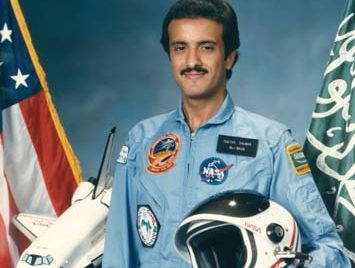
#> input picture LAB 2/image.jpg, 355 x 268 px
$ jupyter execute --allow-errors AI361-LAB2.ipynb
#> lines starting #> are read from the running program, lines starting #| are printed output that depends on the picture; after the words box and inside, x2 and y2 are one past the last pixel; in counts of white or black regions, pixels touching at a corner belong together
[cell 1]
from skimage import io,exposure,color
import numpy as np

[cell 2]
image = io.imread("image.jpg")
#> image is the input picture: shape (268, 355, 3); mean R, G, B 111.5, 130.1, 135.1

[cell 3]
image1_shuttle = image[150:, 0:100]
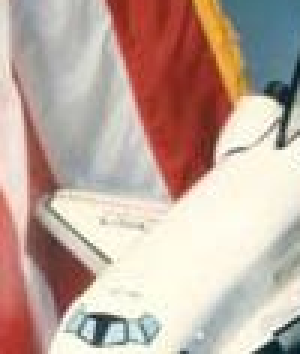
#> image1_shuttle: shape (118, 100, 3) (shown 3 times larger); mean R, G, B 191.6, 169.1, 158
#> (the rest of this cell did not finish here and is left out)

[cell 4]
red = image.copy()[0:200,150:300,0]
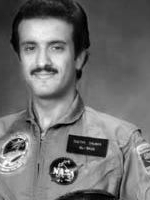
#> red: shape (200, 150); min 0, max 255, mean 111.9

green = image.copy()[0:200,150:300,1]
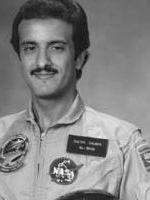
#> green: shape (200, 150); min 14, max 255, mean 132.2

blue = image.copy()[0:200,150:300,2]
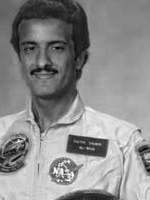
#> blue: shape (200, 150); min 0, max 255, mean 139.8

[cell 5]
io.imshow(red)
io.show()

[cell 6]
io.imshow(green)
io.show()

[cell 7]
io.imshow(blue)
io.show()

### Red channel is 0
### Green channel is 1
### Blue channel is 2

### Extra Challenge

[cell 8]
image2 = image.copy()
white_threshold = 220
black_threshold = 35
for i in range(image2.shape[0]):
    for j in range(image2.shape[1]):
        r,g,b = image2[i,j]
        if r>=white_threshold and g>=white_threshold and b >=white_threshold:
            image2[i,j,0] = 255
            image2[i,j,1]=0
            image2[i,j,2]=0

        if r<=black_threshold and g<=black_threshold and b<=black_threshold:
            image2[i,j,0]=0
            image2[i,j,1]=0
            image2[i,j,2]=255
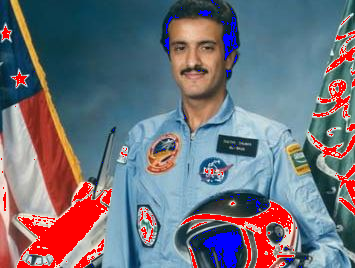
#> image2: shape (268, 355, 3); 8.3% of pixels changed, all inside (x1, y1, x2, y2) = (1, 0, 355, 268)
io.imshow(image2)
io.show()

### TASK 2

[cell 9]
from skimage import io,exposure

[cell 10]
dog = io.imread("Dog.png")
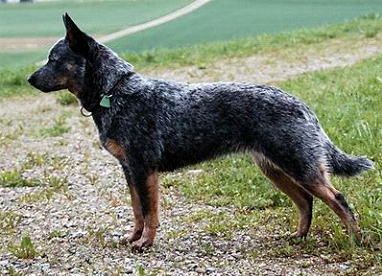
#> input picture LAB 2/Dog.png, 382 x 276 px
#> dog is the input picture: shape (276, 382, 4); mean R, G, B, A 128.5, 135.3, 114.8, 255
gamma = float(input("Insert the level of brightness you want (brighter<1, same = 1, darker >1):"))
#> the answer given: 1
new = exposure.adjust_gamma(dog, gamma)
io.imshow(new)
io.show()
